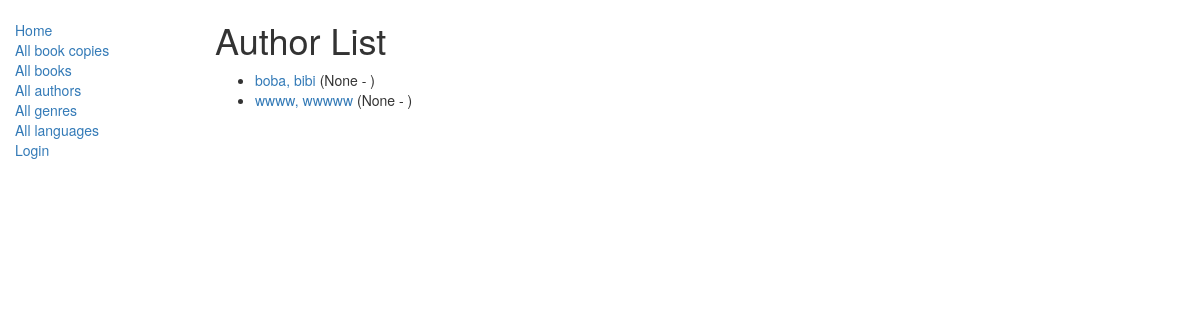
Page /catalog/authors/ on the earlier database version.
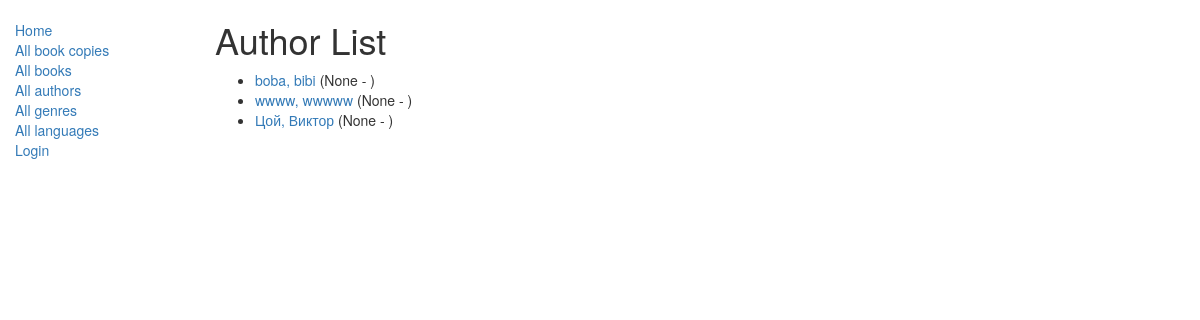
Same page on the later database version.
### catalog/models.py (models this page shows, shortened)
class Author(models.Model):
    first_name = models.CharField(max_length=100)
    last_name = models.CharField(max_length=100)
    date_of_birth = models.DateField(null=True, blank=True)
    date_of_death = models.DateField('Died', null=True, blank=True)
    def get_absolute_url(self):
        return reverse('author-detail', args=[str(self.id)])

### catalog/views.py (the view)
# urls.py: path('authors/', views.AuthorListView.as_view(), name='authors'),
class AuthorListView(generic.ListView):
    model = Author
    paginate_by = 10

### catalog/templates/catalog/author_list.html
{% extends "base_generic.html" %}
{% block content %}
  <h1>Author List</h1>
  {% if author_list %}
  <ul>
    {% for author in author_list %}
      <li>
        <a href="{{ author.get_absolute_url }}">{{ author.last_name }}, {{ author.first_name }}</a>
        ({{ author.date_of_birth }} - {% if author.date_of_death %}{{ author.date_of_death }}{% endif %})
      </li>
    {% endfor %}
  </ul>
  {% else %}
    <p>There are no authors in the library.</p>
  {% endif %}
{% endblock %}

Differences in the rows shown:
added Author: last_name "Цой", first_name "Виктор", date_of_birth "None"
